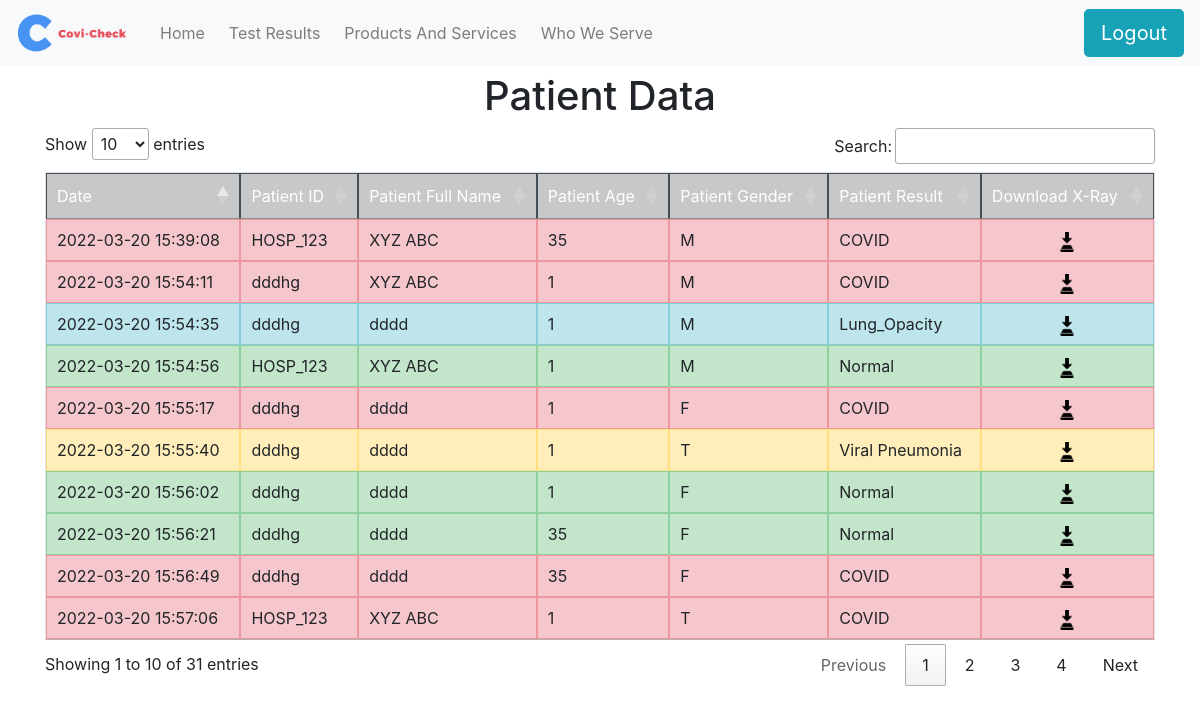
Screenshot of /result (signed in) with the database file from the repository.
### website/models.py (models this page shows)
class Patient(db.Model):
    id = db.Column(db.Integer, primary_key=True)
    full_name = db.Column(db.String(150))
    p_id = db.Column(db.Integer)
    age = db.Column(db.Integer)
    gender = db.Column(db.String(10))
    file_name = db.Column(db.String(100))
    date = db.Column(db.DateTime(timezone=True), default=func.now())
    result = db.Column(db.String(30))
    user_id = db.Column(db.Integer, db.ForeignKey('user.id'))

### website/views.py (the view, shortened to what this page needs)
@views.route('/result', methods=['GET', 'POST'])
@login_required
def result():
    return render_template("result.html", user=current_user)

### website/__init__.py (called while the page is built)
def create_app():
    app = Flask(__name__)
    app.config['SECRET_KEY'] = 'abcdefghijklmnopqrstuvwxyz'
    app.config['SQLALCHEMY_DATABASE_URI'] = f'sqlite:///{DB_NAME}'
    app.config['UPLOAD_FOLDER'] = UPLOAD_FOLDER
    app.config['MAX_CONTENT_LENGTH'] = 16 * 1024 * 1024
    db.init_app(app)
    from .views import views
    from .auth import auth
    app.register_blueprint(views, url_prefix='/')
    app.register_blueprint(auth, url_prefix='/')
    from .models import User, Patient
    create_database(app)
    login_manager = LoginManager()
    login_manager.login_view = 'auth.login'
    login_manager.init_app(app)
    @login_manager.user_loader
    def load_user(id):
        return User.query.get(int(id))
    return app

### website/templates/result.html (shortened to what this page needs)
{% extends "base.html" %} {% block title %}Covicheck - ERS Result{% endblock %}
{% block content %}
    <h1 align="center">Patient Data</h1>
    <table id="patientTable" class="table table-bordered table-sm" cellspacing="0" width="100%">
        <thead>
            <tr class="table-dark">
                <td>Date</td>
                <td>Patient ID</td>
                <td>Patient Full Name</td>
                <td>Patient Age</td>
                <td>Patient Gender</td>
                <td>Patient Result</td>
                <td>Download X-Ray</td>
            </tr>
        </thead>
        <tbody>
        {% for result in user.patients %}
            {% if result.result == "COVID" %}
            <tr class="table-danger">
            {% elif result.result == "Viral Pneumonia" %}
            <tr class="table-warning">
            {% elif result.result == "Lung_Opacity" %}
            <tr class="table-info">
            {% else %}
            <tr class="table-success">
            {% endif %}
                <td>{{ result.date }}</td>
                <td>{{ result.p_id }}</td>
                <td>{{ result.full_name }}</td>
                <td>{{ result.age }}</td>
                <td>{{ result.gender }}</td>
                <td>{{ result.result }}</td>
                <td align="center">
                    <a href="{{ '../static/test_images/'+result.file_name }}" download>
                        <img src="../static/images/download.png" alt="{{ result.file_name }}" width="20" height="20">
                    </a>
                </td>
            </tr>
        {% endfor %}
        </tbody>
    </table>
{% endblock %}

### website/templates/base.html (shortened to what this page needs)
<!DOCTYPE html>
<html lang="en">
    <head>
        <link
        rel="stylesheet"
        href="https://stackpath.bootstrapcdn.com/bootstrap/4.4.1/css/bootstrap.min.css"
        />
        <link
        rel="stylesheet"
        href="https://stackpath.bootstrapcdn.com/font-awesome/4.7.0/css/font-awesome.min.css"
        />
        <link rel="stylesheet"
        href="http://cdn.datatables.net/1.10.2/css/jquery.dataTables.min.css"
        />
    </head>
    <body>
        <nav class="navbar fixed-top navbar-expand-lg navbar-light bg-light">
            <a class="navbar-brand" href="#">
                <img src="../static/images/logo3.png" width="112" height="40">
            </a>
            <div class="collapse navbar-collapse" id="navbar">
                <div class="navbar-nav">
                    {% if user.is_authenticated %}
                    <a class="nav-item nav-link ml-2" id="home" href="/home">Home</a>
                    <a class="nav-item nav-link ml-2" id="service" href="/result">Test Results</a>
                    <a class="nav-item nav-link ml-2" id="service" href="/service">Products And Services</a>
                    <a class="nav-item nav-link ml-2" id="serve" href="/serve">Who We Serve</a>
                    {% else %}
                    <a class="nav-item nav-link ml-2" id="home" href="/">Home</a>
                    <a class="nav-item nav-link ml-2" id="service" href="/service">Products And Services</a>
                    <a class="nav-item nav-link ml-2" id="serve" href="/serve">Who We Serve</a>
                    {% endif %}
                </div>
                <div class="navbar-nav ml-auto">
                    {% if user.is_authenticated %}
                    <a class="btn align-middle btn-info btn-lg" id="logout" href="/logout">
                         Logout
                    </a>
                    {% else %}
                    <a class="btn align-middle btn-info btn-lg" id="login" href="/login">
                        <span class="glyphicon glyphicon-user"></span> Login
                    </a>
                    {% endif %}
                </div>
            </div>
        </nav>
        <br><br><br>
        <div class="container">
            {% block content %}
            {% endblock %}
        </div>
    </body>
</html>

### rows the page displays
Patient: date "2022-03-20 15:39:08", p_id "HOSP_123", full_name "XYZ ABC", age "35", gender "M", result "COVID"
Patient: date "2022-03-20 15:54:11", p_id "dddhg", full_name "XYZ ABC", age "1", gender "M", result "COVID"
Patient: date "2022-03-20 15:54:35", p_id "dddhg", full_name "dddd", age "1", gender "M", result "Lung_Opacity"
Patient: date "2022-03-20 15:54:56", p_id "HOSP_123", full_name "XYZ ABC", age "1", gender "M", result "Normal"
Patient: date "2022-03-20 15:55:17", p_id "dddhg", full_name "dddd", age "1", gender "F", result "COVID"
Patient: date "2022-03-20 15:55:40", p_id "dddhg", full_name "dddd", age "1", gender "T", result "Viral Pneumonia"
Patient: date "2022-03-20 15:56:02", p_id "dddhg", full_name "dddd", age "1", gender "F", result "Normal"
Patient: date "2022-03-20 15:56:21", p_id "dddhg", full_name "dddd", age "35", gender "F", result "Normal"
Patient: date "2022-03-20 15:56:49", p_id "dddhg", full_name "dddd", age "35", gender "F", result "COVID"
Patient: date "2022-03-20 15:57:06", p_id "HOSP_123", full_name "XYZ ABC", age "1", gender "T", result "COVID"
